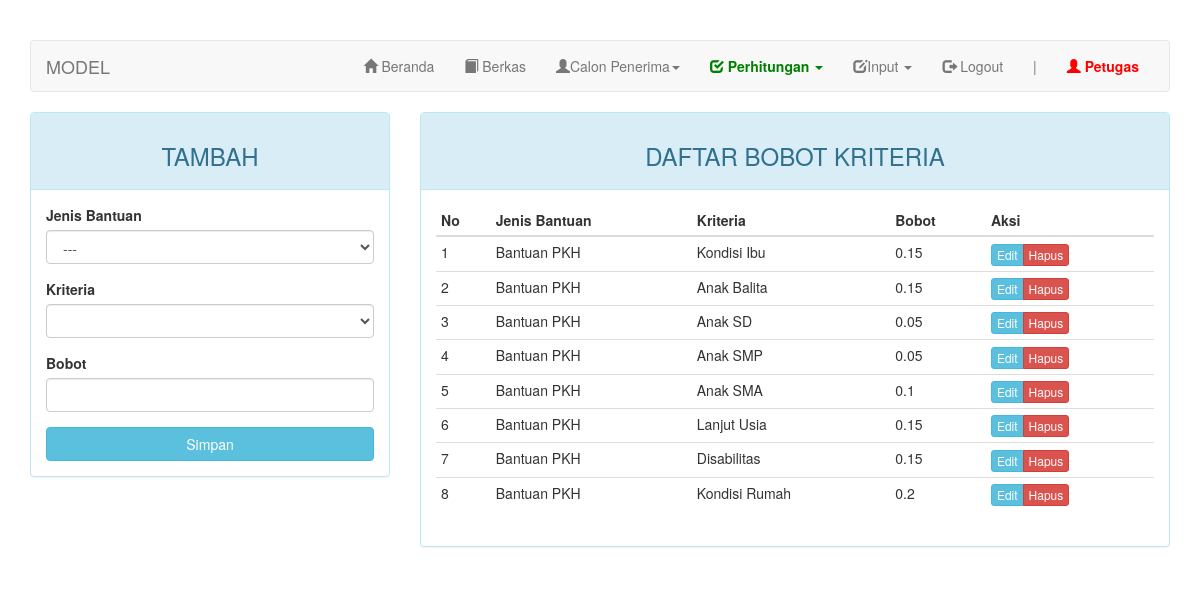
The page /index.php?page=model (signed in) on the database its author committed.
### tables this page shows
CREATE TABLE `model` (
  `kd_model` int(11) NOT NULL,
  `kd_jenis_bantuan` int(11) NOT NULL,
  `kd_kriteria` int(11) NOT NULL,
  `bobot` varchar(5) DEFAULT NULL
);

CREATE TABLE `jenis_bantuan` (
  `kd_jenis_bantuan` int(11) NOT NULL,
  `nama` varchar(50) DEFAULT NULL
);

CREATE TABLE `kriteria` (
  `kd_kriteria` int(11) NOT NULL,
  `kd_jenis_bantuan` int(11) NOT NULL,
  `nama` varchar(50) DEFAULT NULL,
  `sifat` enum('min','max') DEFAULT NULL,
  `jenis` enum('range','non-range') NOT NULL,
  `tahap` enum('tahap 1','tahap 2') NOT NULL
);

### page/model.php (the view, shortened to what this page needs)
<?php
$update = (isset($_GET['action']) AND $_GET['action'] == 'update') ? true : false;
?>
<div class="row">
	<div class="col-md-4">
	    <div class="panel panel-<?= ($update) ? "warning" : "info" ?>">
	        <div class="panel-heading"><h3 class="text-center"><?= ($update) ? "EDIT" : "TAMBAH" ?></h3></div>
	        <div class="panel-body">
	            <form action="<?=$_SERVER['REQUEST_URI']?>" method="POST">
									<div class="form-group">
	                  <label for="kd_jenis_bantuan">Jenis Bantuan</label>
										<select class="form-control" name="kd_jenis_bantuan" id="jenis_bantuan">
											<option>---</option>
										</select>
									</div>
									<div class="form-group">
	                  <label for="kd_kriteria">Kriteria</label>
										<select class="form-control" name="kd_kriteria" id="kriteria">
										</select>
									</div>
	                <div class="form-group">
	                    <label for="bobot">Bobot</label>
	                    <input type="text" name="bobot" class="form-control" <?= (!$update) ?: 'value="'.$row["bobot"].'"' ?>>
	                </div>
	                <button type="submit" class="btn btn-<?= ($update) ? "warning" : "info" ?> btn-block">Simpan</button>
	            </form>
	        </div>
	    </div>
	</div>
	<div class="col-md-8">
	    <div class="panel panel-info">
	        <div class="panel-heading"><h3 class="text-center">DAFTAR BOBOT KRITERIA</h3></div>
	        <div class="panel-body">
	            <table class="table table-condensed">
	                <thead>
	                    <tr>
	                        <th>No</th>
							<th>Jenis Bantuan</th>
	                        <th>Kriteria</th>
	                        <th>Bobot</th>
	                        <th>Aksi</th>
	                    </tr>
	                </thead>
	                <tbody>
	                    <?php $no = 1; ?>
	                    <?php if ($query = $connection->query("SELECT c.nama AS nama_jenis_bantuan, b.nama AS nama_kriteria, a.bobot, a.kd_model FROM model a JOIN kriteria b ON a.kd_kriteria=b.kd_kriteria JOIN jenis_bantuan c ON a.kd_jenis_bantuan=c.kd_jenis_bantuan")): ?>
	                        <?php while($row = $query->fetch_assoc()): ?>
	                        <tr>
	                            <td><?=$no++?></td>
								<td><?=$row['nama_jenis_bantuan']?></td>
	                            <td><?=$row['nama_kriteria']?></td>
	                            <td><?=$row['bobot']?></td>
	                            <td>
	                                <div class="btn-group">
	                                    <a href="?page=model&action=update&key=<?=$row['kd_model']?>" class="btn btn-info btn-xs">Edit</a>
	                                    <a href="?page=model&action=delete&key=<?=$row['kd_model']?>" class="btn btn-danger btn-xs">Hapus</a>
	                                </div>
	                            </td>
	                        </tr>
	                        <?php endwhile ?>
	                    <?php endif ?>
	                </tbody>
	            </table>
	        </div>
	    </div>
	</div>
</div>

### index.php (style rules this page uses)
body { margin-top: 40px; }

### rows shown on the page
model: kd_jenis_bantuan.nama "Bantuan PKH", kd_kriteria.nama "Kondisi Ibu", bobot "0.15"
model: kd_jenis_bantuan.nama "Bantuan PKH", kd_kriteria.nama "Anak Balita", bobot "0.15"
model: kd_jenis_bantuan.nama "Bantuan PKH", kd_kriteria.nama "Anak SD", bobot "0.05"
model: kd_jenis_bantuan.nama "Bantuan PKH", kd_kriteria.nama "Anak SMP", bobot "0.05"
model: kd_jenis_bantuan.nama "Bantuan PKH", kd_kriteria.nama "Anak SMA", bobot "0.1"
model: kd_jenis_bantuan.nama "Bantuan PKH", kd_kriteria.nama "Lanjut Usia", bobot "0.15"
model: kd_jenis_bantuan.nama "Bantuan PKH", kd_kriteria.nama "Disabilitas", bobot "0.15"
model: kd_jenis_bantuan.nama "Bantuan PKH", kd_kriteria.nama "Kondisi Rumah", bobot "0.2"

### other values the page prints
$str "MODEL"
$_SESSION["username"] "Petugas"
